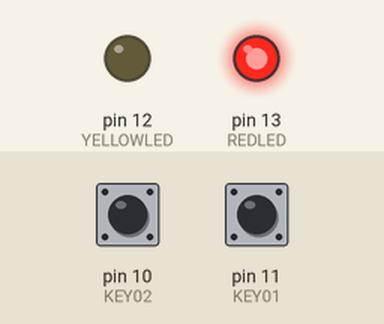
Simulated run of this sketch. Board: Arduino Uno, built with avr-gcc and run on an emulated ATmega328P. Shown: output pins drawn as LEDs (lit = HIGH). Inputs (shaded band) come from the test bench; at power-on: pin 10 (KEY02) LOW, pin 11 (KEY01) LOW.

Above: at 1.8 s.
1.9 s: pin 10 (KEY02) pulled HIGH for 0.6 s
At 2.4 s:
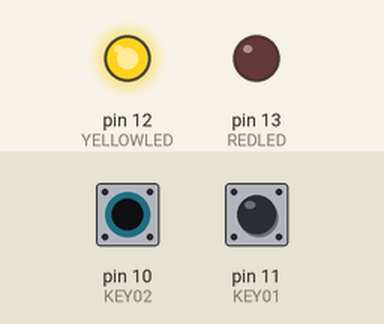
4.0 s: pin 10 (KEY02) pulled HIGH for 3.2 s
At 8.7 s:
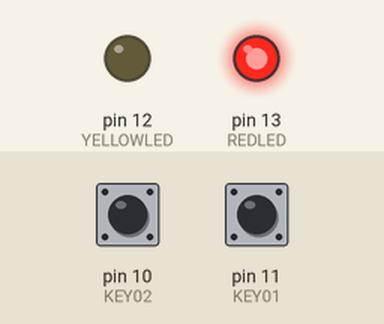
9.0 s: pin 11 (KEY01) pulled HIGH for 3.2 s
At 9.8 s:
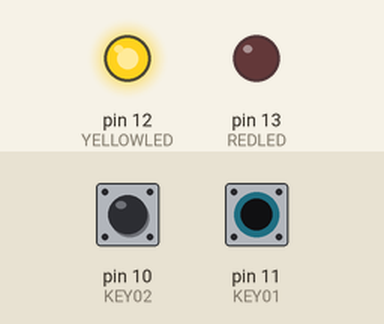
Timing chart, 0 to 14.0 s (numbered marks = the images above; inputs shaded):
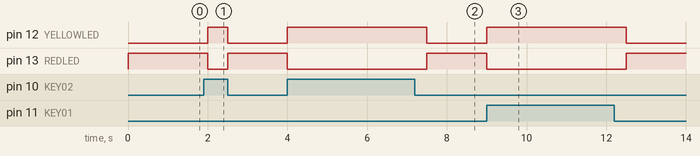

Measured:
- after the input at 1.9 s, pin 12 (YELLOWLED): LOW → HIGH after 0.10 s, → LOW 0.50 s later; pin 13 (REDLED): HIGH → LOW after 0.10 s, → HIGH 0.50 s later
- after the input at 4.0 s, pin 12 (YELLOWLED): LOW → HIGH at once, → LOW 3.5 s later; pin 13 (REDLED): HIGH → LOW at once, → HIGH 3.5 s later
- after the input at 9.0 s, pin 12 (YELLOWLED): LOW → HIGH at once, → LOW 3.5 s later; pin 13 (REDLED): HIGH → LOW at once, → HIGH 3.5 s later

The sketch:

portaORArduino.ino
```cpp
// definir portas
// ----LED's
int REDLED = 13; //saída em alto
int YELLOWLED = 12; //saída em baixo
// ---- Chaves
int KEY01 = 11;
int KEY02 = 10;
// --- Tuts
int atraso = 500;


void setup() {
  // put your setup code here, to run once:
    pinMode(REDLED, OUTPUT);
    pinMode(YELLOWLED, OUTPUT);
    pinMode(KEY01, INPUT);
    pinMode(KEY02, INPUT);
    led_off(REDLED);
    led_off(YELLOWLED);
}

void loop() {
  // put your main code here, to run repeatedly:
    if (push_button(KEY01) == 0 and push_button(KEY02) == 0){
      led_on(REDLED);
      led_off(YELLOWLED);
    }
    else if (push_button(KEY01) or push_button(KEY02)){
      led_off(REDLED);
      led_on(YELLOWLED);
    }
    else if (push_button(KEY01) == 1 or push_button(KEY02) == 0){
      led_off(REDLED);
      led_on(YELLOWLED);
    }
    else if (push_button(KEY01) == 1 and push_button(KEY02) == 1){
      led_off(REDLED);
      led_on(YELLOWLED);
    }

    delay(atraso);

}
void led_off(int pin){
  digitalWrite(pin,LOW);
}

void led_on(int pin){
  digitalWrite(pin,HIGH);
}

boolean push_button(int pin){
  return digitalRead(pin);
}
```
